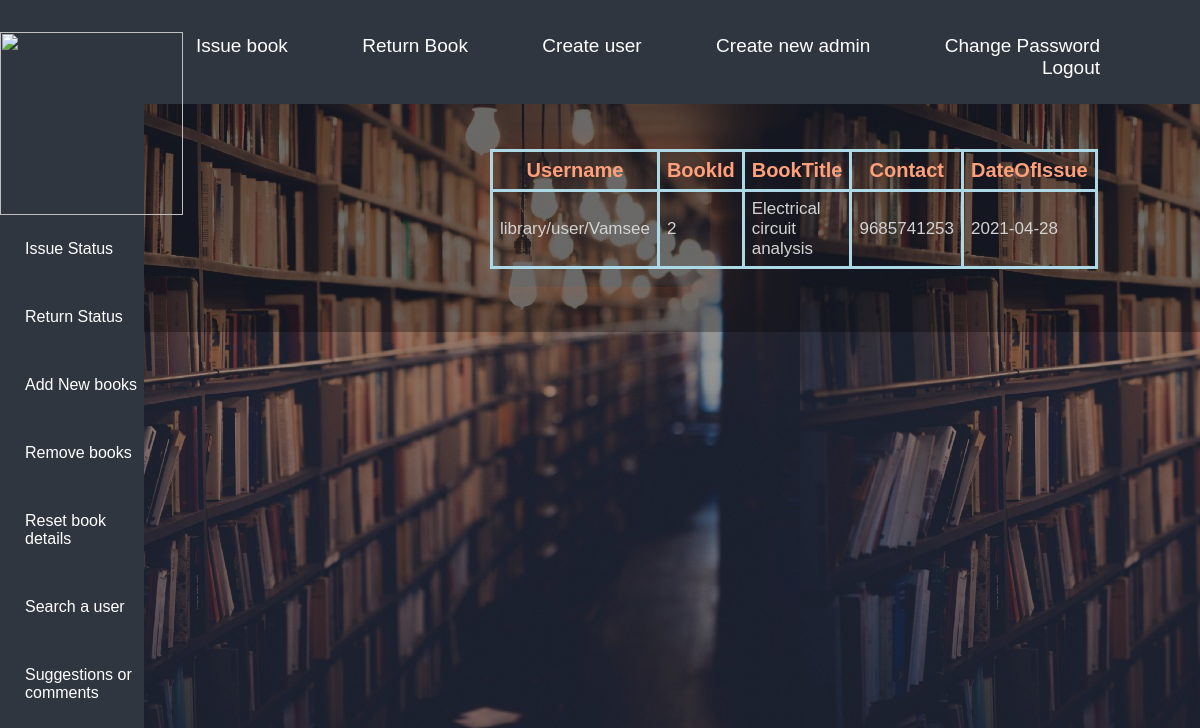
The page /Issuestatus.php on the database its author committed.
### tables this page shows
CREATE TABLE `issuebook` (
  `date_Of_Issue` date NOT NULL,
  `book_Id` int(100) NOT NULL,
  `book_Title` varchar(100) NOT NULL,
  `username` varchar(100) NOT NULL,
  `contact` bigint(50) NOT NULL,
  `date_Of_Return` date NOT NULL
);

### Issuestatus.php (the view, shortened to what this page needs)
<html>
    <head>
        <link rel="stylesheet" href="style.css">
    </head>
    <body>
    <div class="full-page1">
        <div class="navbar1">
        <nav>
               <ul id='MainMenu'>
                   <li><a href='admin.php'>Home</a></li>
                   <li><a href='Issue book.php'>Issue book</a></li>
                   <li><a href='returnbook.php'>Return Book</a></li>
                   <li><a href='Create user.php'>Create user</a></li>
                   <li><a href='Create admin.php'>Create new admin</a></li>
                   <li><a href='Password.php'>Change Password</a></li>
                   <li><a href='logout.php'>Logout</a></li>
               </ul>
            </nav>
        </div>
        <div id='issue-form' class='issue-page'>
            <div class="suggestion-box">
                <div class='button-box'>
<?php
$conn=new mysqli('localhost','root','','lms');
$sql="select * from issuebook";
$records=$conn->query($sql);
if($records->num_rows!=0)
{
    ?>
    <table>
    <tr>
        <th>Username</th>
        <th>BookId</th>
        <th>BookTitle</th>
        <th>Contact</th>
        <th>DateOfIssue</th>
    </tr>
    <?php
    while($row=$records->fetch_assoc())
    {
    ?>
    <tr>
        <td><?php echo $row['username'];?></td>
        <td><?php echo $row['book_Id'];?></td>
        <td><?php echo $row['book_Title'];?></td>
        <td><?php echo $row['contact'];?></td>
        <td><?php echo $row['date_Of_Issue'];?></td>
    </tr>
    <?php
    }
    ?>
    </table>
<?php
}
else
{
    require "Issuestatus.php";
     echo "<script>";
    echo "var mydiv=document.getElementById('section');";
    echo "mydiv.innerHTML='<h2 style=\"color: red;\">No record is found.</h2>';";
    echo "</script>";
}
?>
<br>
            </div>
        </div>
    </div>
        <div class="navbar2">
        <nav1>
        <br>
          <img id = "logo" src="https://i.pinimg.com/originals/0a/cd/50/0acd5002683fbcf2b720004f201ee530.jpg">
            <ul id='MainMenu1'>
             <li><a href='Issuestatus.php'>Issue Status</a></li>
             <li><a href='Returnstatus.php'>Return Status</a></li>
             <li><a href='Addbook.php'>Add New books</a></li>
             <li><a href='removebook.php'>Remove books</a></li>
             <li><a href='Resetbooks.php'>Reset book details</a></li>
             <li><a href='searchuser.php'>Search a user</a></li>
             <li><a href='Suggestions.php'>Suggestions or comments</a></li>
            </ul>
         </nav1>
        </div>
    </div>
    </body>
</html>

### style.css (style rules this page uses)
* { margin:0; padding:0; box-sizing: border-box; font-family: 'Josefin Sans', sans-serif; }
body { background-image: linear-gradient(rgba(0, 0, 0, 0.4),rgba(0,0,0,0.4)),url(Library.jpeg); }
body, html { -webkit-touch-callout: none; -webkit-user-select: none; -khtml-user-select: none; -moz-user-select: none; -ms-user-select: none; user-select: none; }
a { user-select: none; -webkit-user-drag: none; }
::placeholder { color: aliceblue; }
.full-page1 { height:100%; width:100%; background-position: center; position:relative; }
.navbar1 { width:100%; background:#2f3640; display: flex; align-items: center; padding:25px; padding-left: 0px; padding-right: 30px; padding-top: 35px; }
.navbar2 { top:-310px; height:170%; width:12%; display: flex; align-items: center; }
.full-page1 .navbar2 { position:fixed; background:#2f3640; }
.full-page1 .navbar2 ul li { padding:25px; border-bottom: 2px rgba(255, 255, 255, 0.1); border-top: 2px rgba(225, 225, 225, 0.05); font-family: 'Times New Roman', Times, serif; }
nav1 ul { display: inline-block; list-style: none; }
nav1 li { display: inline-block; margin-right:10px; }
nav1 ul li a { transition: .3s; text-decoration: none; font-size: 16px; color:white; font-family: sans-serif; }
nav { flex:1; text-align:right; }
nav ul { display: inline-block; list-style: none; }
nav li { display: inline-block; margin-right:70px; }
nav ul li a { text-decoration: none; font-size: 19px; color:white; font-family: sans-serif; }
a { text-decoration: none; color:palevioletred; font:28px; }
.button-box { width:220px; margin:35px auto; position:relative; box-shadow:0 0 20px 9px #ff61241f; border-radius: 30px; }
#logo { width: 183px; }
.suggestion-box { width:100%; height:auto; position:relative; margin: auto; background: rgba(0, 0, 0, 0.3); padding:10px; overflow: hidden; }

### Issuestatus.php (style rules this page uses)
table { width: auto; height:auto; }
table,th,td { padding:7px; border: 3px solid lightblue; border-collapse: collapse; }
th { color:lightsalmon; font-size: 20px; }
td { color:lightgray; font-size: 17px; }

### rows shown on the page
issuebook: username "library/user/Vamsee", book_Id "2", book_Title "Electrical circuit analysis", contact "9685741253", date_Of_Issue "2021-04-28"
